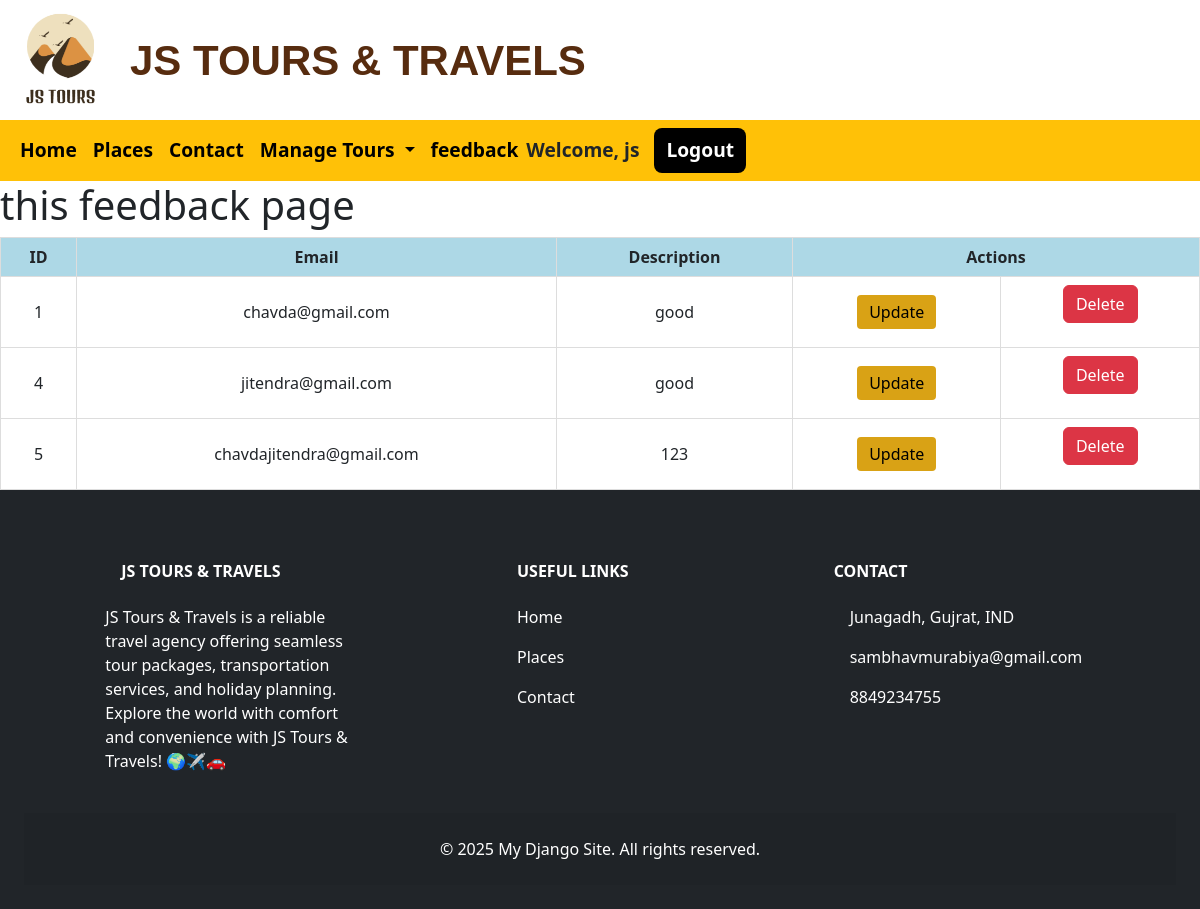
Screenshot of /feedback/ (signed in) with the database file from the repository.
### webapp/models.py (models this page shows, shortened)
class Feedback(models.Model):
    id = models.AutoField(primary_key=True)
    email = models.EmailField(max_length=255, unique=True)
    description = models.TextField()

### webapp/views.py (the view)
# urls.py: path('feedback/',views.feedback, name='feedback'),
def feedback(request):
            feedbacks = Feedback.objects.all()  # Fetch all feedbacks from the database
            return render(request, 'feedback.html', {'feedbacks': feedbacks})

### templates/feedback.html (shortened to what this page needs)
{% include 'header.html' %}
<!DOCTYPE html>
<html lang="en">
<head>
    <link rel="stylesheet" href="/static/css/navbar.css">
    <link href="https://cdn.jsdelivr.net/npm/bootstrap@5.3.3/dist/css/bootstrap.min.css" rel="stylesheet">
</head>
<body>
    <h1> this feedback page </h1>
    <table>
        <thead>
            <tr>
                <th>ID</th>
                <th>Email</th>
                <th>Description</th>
                <th colspan="2">Actions</th>
            </tr>
        </thead>
        <tbody>
            {% for feedback in feedbacks %}
            <tr>
                <td>{{ feedback.id }}</td>
                <td>{{ feedback.email }}</td>
                <td>{{ feedback.description }}</td>
                <td>
                    <a href="#" class="update-btn">Update</a>
                </td>
                <td>
                    <form action="{% url 'delete_feedback' feedback.id %}" method="POST">
                        <button type="submit" class="btn btn-danger">Delete</button>
                    </form>
                </td>
            </tr>
            {% empty %}
            <tr>
                <td colspan="3">No feedbacks available.</td>
            </tr>
            {% endfor %}
        </tbody>
    </table>
    {% include 'footer.html' %}
</body>
</html>

### templates/header.html (shortened to what this page needs)
<div class="header">
  <img src="/static/img/js2.png" alt="Logo" class="logo1">
  <span class="title">JS TOURS & TRAVELS</span>
</div>
<nav class="navbar navbar-expand-lg bg-warning navfont">
  <div class="container-fluid">
    <div class="collapse navbar-collapse" id="navbarNavDropdown" >
      <ul class="navbar-nav">
        <li class="nav-item">
          <a class="nav-link active" aria-current="page" href="{% url 'homepage' %}">Home</a>
        </li>
        <li class="nav-item">
          <a class="nav-link active" href="{% url 'place' %}">Places</a>
        </li>
        <li class="nav-item">
          <a class="nav-link active" href="{% url 'contact' %}">Contact</a>
        </li>
        {% if request.user.is_superuser %}
        <li class="nav-item dropdown">
          <a class="nav-link dropdown-toggle active" href="#" role="button" data-bs-toggle="dropdown" aria-expanded="true">
            Manage Tours
          </a>
        </li>
        {% endif %}
      {% if request.user.is_superuser %}
      <li class="nav-item">
        <a class="nav-link active" href="{% url 'feedback' %}">feedback</a>
      </li>
      {% endif %}
      {% if request.user.is_authenticated %}
      <div class="d-flex align-items-center">
          <span class="welcome-text">Welcome, {{ user.username }}</span>
      {% endif %}&nbsp;&nbsp;&nbsp;
      {% if request.user.is_authenticated %}
        <a href="{% url 'logout' %}"
            style=" background-color: black;
                    color: white;
                    border: none;
                    padding: 8px 12px;
                    border-radius: 8px;
                    text-decoration: none;">Logout</a>
      {% endif %}
    </div>
    </div>
  </div>
</nav>

### static/css/navbar.css (style rules this page uses)
.navfont { font-weight: 600; font-size: 1.2em; }
.nav-link.dropdown-toggle { transition: color 0.3s ease; }

### templates/header.html (style rules this page uses)
.header { display: flex; align-items: center; gap: 10px; top: 10px; left: 10px; z-index: 1000; }
.logo1 { width: 120px; height: 120px; }
.title { font-size: 42px; font-weight: bold; font-family: Arial, sans-serif; color: #572c0f; }

### templates/feedback.html (style rules this page uses)
table { width: 100%; border-collapse: collapse; text-align: center; }
th, td { border: 1px solid #ddd; padding: 8px; }
th { background-color: lightblue; }
a { text-decoration: none; color: blue; }
.update-btn { background-color: #d9a215; color: black; padding: 6px 12px; text-decoration: none; border-radius: 4px; }

### rows the page displays
Feedback: id "1", email "chavda@gmail.com", description "good"
Feedback: id "4", email "jitendra@gmail.com", description "good"
Feedback: id "5", email "chavdajitendra@gmail.com", description "123"

### other values shown
{{ user.username }} "js"
